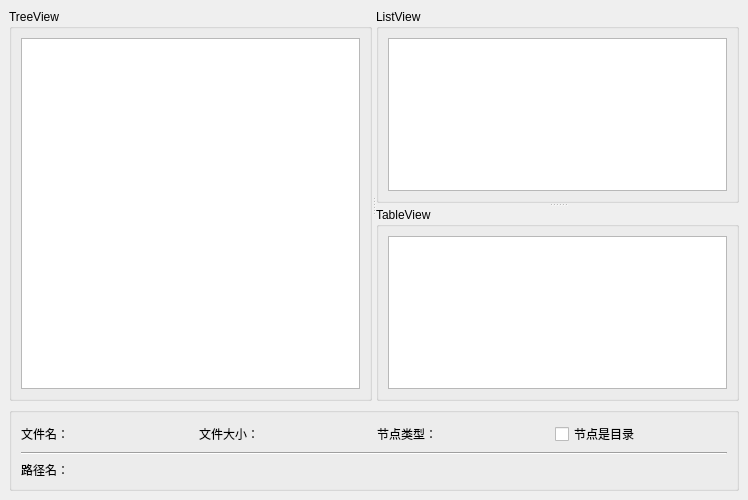
<?xml version="1.0" encoding="UTF-8"?>
<ui version="4.0">
 <class>MainWindow</class>
 <widget class="QMainWindow" name="MainWindow">
  <property name="geometry">
   <rect>
    <x>0</x>
    <y>0</y>
    <width>748</width>
    <height>500</height>
   </rect>
  </property>
  <property name="windowTitle">
   <string>MainWindow</string>
  </property>
  <widget class="QWidget" name="centralWidget">
   <layout class="QVBoxLayout" name="verticalLayout_5">
    <item>
     <widget class="QSplitter" name="splitter_2">
      <property name="orientation">
       <enum>Qt::Horizontal</enum>
      </property>
      <widget class="QGroupBox" name="groupBox_3">
       <property name="title">
        <string>TreeView</string>
       </property>
       <layout class="QVBoxLayout" name="verticalLayout_3">
        <item>
         <widget class="QTreeView" name="treeView"/>
        </item>
       </layout>
      </widget>
      <widget class="QSplitter" name="splitter">
       <property name="orientation">
        <enum>Qt::Vertical</enum>
       </property>
       <widget class="QGroupBox" name="groupBox">
        <property name="title">
         <string>ListView</string>
        </property>
        <layout class="QVBoxLayout" name="verticalLayout">
         <item>
          <widget class="QListView" name="listView"/>
         </item>
        </layout>
       </widget>
       <widget class="QGroupBox" name="groupBox_2">
        <property name="title">
         <string>TableView</string>
        </property>
        <layout class="QVBoxLayout" name="verticalLayout_2">
         <item>
          <widget class="QTableView" name="tableView"/>
         </item>
        </layout>
       </widget>
      </widget>
     </widget>
    </item>
    <item>
     <widget class="QGroupBox" name="groupBox_4">
      <property name="title">
       <string/>
      </property>
      <layout class="QVBoxLayout" name="verticalLayout_4">
       <item>
        <layout class="QHBoxLayout" name="horizontalLayout">
         <item>
          <widget class="QLabel" name="LabFileName">
           <property name="text">
            <string>文件名：</string>
           </property>
          </widget>
         </item>
         <item>
          <widget class="QLabel" name="LabFileSize">
           <property name="text">
            <string>文件大小：</string>
           </property>
          </widget>
         </item>
         <item>
          <widget class="QLabel" name="LabType">
           <property name="text">
            <string>节点类型：</string>
           </property>
          </widget>
         </item>
         <item>
          <widget class="QCheckBox" name="chkBox_IsDir">
           <property name="text">
            <string>节点是目录</string>
           </property>
          </widget>
         </item>
        </layout>
       </item>
       <item>
        <widget class="Line" name="line">
         <property name="orientation">
          <enum>Qt::Horizontal</enum>
         </property>
        </widget>
       </item>
       <item>
        <widget class="QLabel" name="LabPath">
         <property name="text">
          <string>路径名：</string>
         </property>
        </widget>
       </item>
      </layout>
     </widget>
    </item>
   </layout>
  </widget>
 </widget>
 <resources/>
 <connections/>
</ui>
